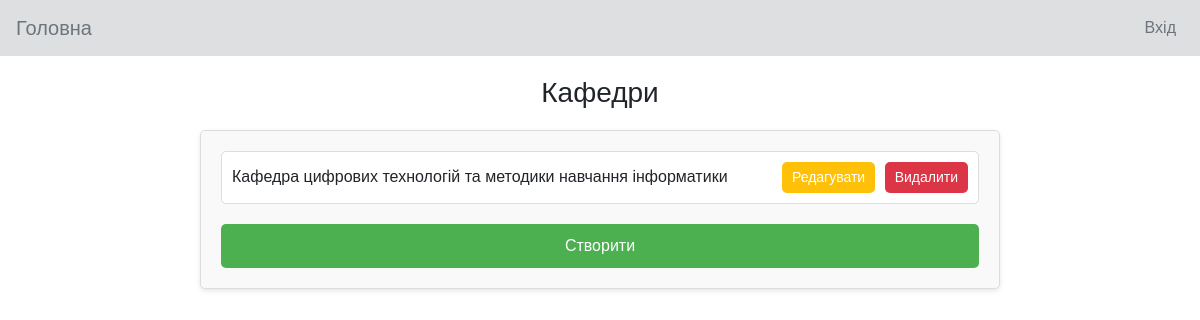
The app's page /control/kafedras-list, older data.
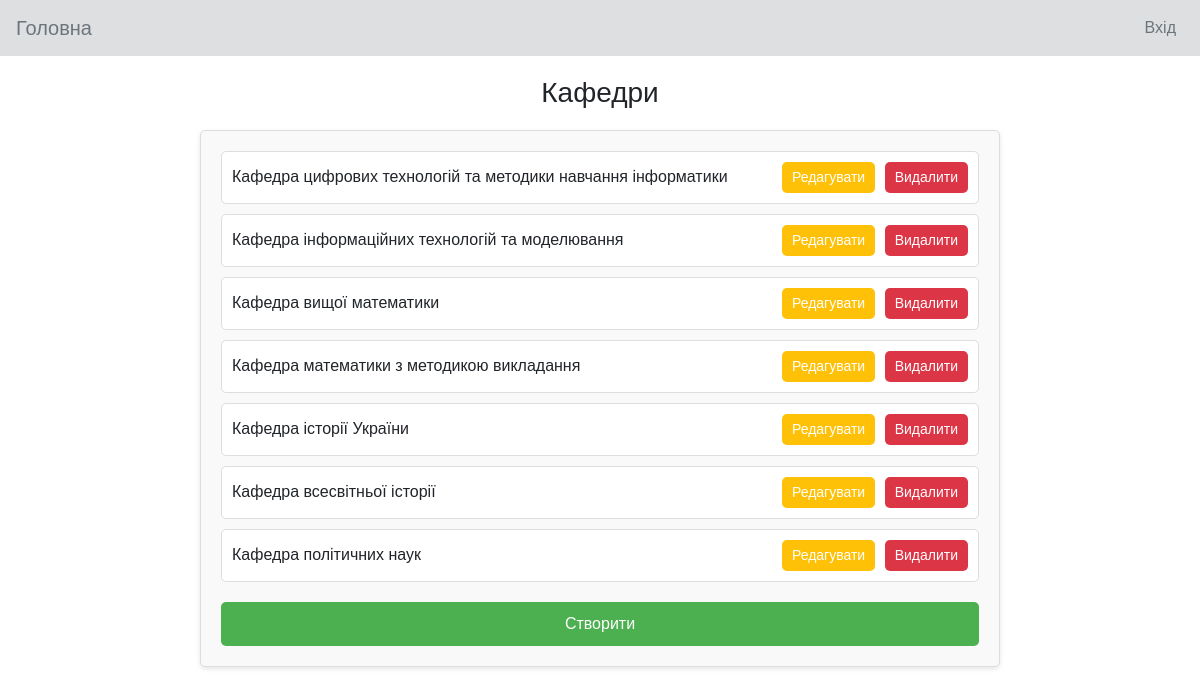
The same page, newer data.
### control/models.py (models this page shows)
class Kafedras(models.Model):
    titleKafedra=models.CharField('Назва', max_length=75)
    adresKafedra=models.CharField('Адреса кафедри', max_length=150)
    managerKafedra=models.CharField('Завідувач кафедри', max_length=50)
    facultyKafedra=models.ForeignKey(Facultys,on_delete=models.PROTECT)
    def __str__(self):
        return self.titleKafedra

### control/views.py (the view)
# urls.py: path('kafedras-list', KafedrasList.as_view(), name='kafedras_list'),
class  KafedrasList ( ListView ):
    model = Kafedras
    template_name = "control/kafedras_list.html"
    context_object_name = "kafedras"

### control/templates/control/kafedras_list.html (shortened to what this page needs)
{% extends "main/index.html" %}
{% block content %}
    <main>
        <h1>Кафедри</h1>
        <div class="rozklad-container">
            <ul>
                {% for kafedra in kafedras %}
                    <li>
                        <span>{{ kafedra }}</span>
                        <div>
                            <a href="{% url 'kafedras_update' kafedra.id %}">
                                <button class="edit">Редагувати</button>
                            </a>
                            <a href="{% url 'delete_kafedras' kafedra.id %}">
                                <button class="delete">Видалити</button>
                            </a>
                        </div>
                    </li>
                {% endfor %}
            </ul>
            <a href="{% url 'kafedras_create' %}" class="create-button">Створити</a>
        </div>
    </main>
{% endblock content %}

### main/templates/main/index.html (shortened to what this page needs)
{% load static %}
<!DOCTYPE html>
<html lang="en">
<head>
    {% load static %}
    <link rel="stylesheet" href="https://maxcdn.bootstrapcdn.com/bootstrap/4.0.0/css/bootstrap.min.css">
</head>
<body>
    <nav class="navbar navbar-expand-lg ">
        <a class="navbar-brand" href="{% url 'home' %}">Головна</a>
        <div class="collapse navbar-collapse" id="navbarNav">
            <ul class="navbar-nav ml-auto">
                {%if request.user.is_authenticated%}
                <li class="nav-item">
                    <a class="nav-link" href="{% url 'logout_korustyvach' %}">Вихід</a>
                </li>
                {%else%}
                <li class="nav-item">
                    <a class="nav-link" href="{% url 'login_korustyvach' %}">Вхід</a>
                </li>
                {%endif%}
            </ul>
        </div>
    </nav>
    {% block content %}{% endblock %}
</body>
</html>

### main/templates/main/index.html (style rules this page uses)
.navbar { background-color: #dedfe0; }
.navbar .nav-link { color: #6c757d; }
.navbar .navbar-brand { color: #6c757d; }

### control/templates/control/kafedras_list.html (style rules this page uses)
body { font-family: Arial, sans-serif; margin: 0; padding: 0; }
main { padding: 20px; }
h1 { font-size: 28px; text-align: center; margin-bottom: 20px; }
.rozklad-container { max-width: 800px; margin: 0 auto; background-color: #f9f9f9; padding: 20px; border: 1px solid #ddd; border-radius: 5px; box-shadow: 0 2px 5px rgba(0, 0, 0, 0.1); }
.rozklad-container ul { list-style: none; padding: 0; }
.rozklad-container li { display: flex; justify-content: space-between; align-items: center; margin-bottom: 10px; padding: 10px; border: 1px solid #ddd; border-radius: 5px; background-color: #fff; }
.rozklad-container li span { font-size: 16px; }
.rozklad-container button { padding: 5px 10px; border: none; border-radius: 5px; cursor: pointer; font-size: 14px; }
.rozklad-container .edit { background-color: #ffc107; color: #fff; margin-right: 5px; }
.rozklad-container .delete { background-color: #dc3545; color: #fff; }
.create-button { display: block; width: 100%; text-align: center; margin: 20px auto 0; padding: 10px; background-color: #4CAF50; color: white; text-decoration: none; border-radius: 5px; font-size: 16px; }
a { text-decoration: none; color: inherit; }

Row changes from the older to the newer data that the page shows:
added Kafedras: titleKafedra "Кафедра інформаційних технологій та моделювання"
added Kafedras: titleKafedra "Кафедра вищої математики"
added Kafedras: titleKafedra "Кафедра математики з методикою викладання"
added Kafedras: titleKafedra "Кафедра історії України"
added Kafedras: titleKafedra "Кафедра всесвітньої історії"
added Kafedras: titleKafedra "Кафедра політичних наук"
